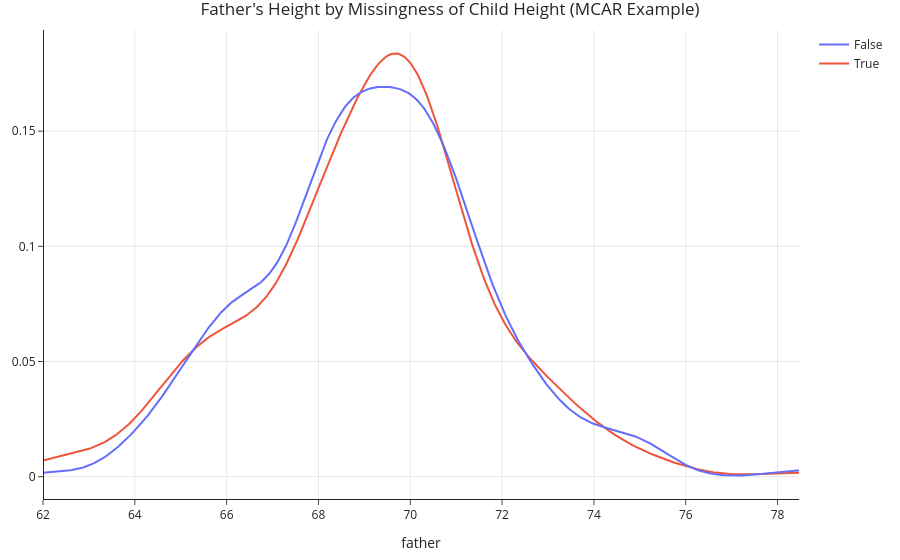

The code cell stored with this chart in its notebook:
### Markdown cell above
Since `'gender'` is categorical, we're looking at two categorical variables here. The two distributions look similar, but to make formal what we mean by similar, we'd need to run a permutation test.

### Code cell
create_kde_plotly(heights_mcar, 'child_missing', True, False, 'father', 
                  "Father's Height by Missingness of Child Height (MCAR Example)")

### Figure 1 — Plotly figure (JSON) as saved in the notebook; plotly's stock layout.template omitted (floating-point values rounded to 4 significant figures; data arrays with more than 128 entries replaced by an {"elided": "..."} marker saying what was removed)
{"data": [{"legendgroup": "True", "marker": {"color": "#ef553b"}, "mode": "lines", "name": "True", "showlegend": true, "type": "scatter", "x": {"elided": "500 float values"}, "xaxis": "x", "y": {"elided": "500 float values"}, "yaxis": "y"}, {"legendgroup": "False", "marker": {"color": "#636efb"}, "mode": "lines", "name": "False", "showlegend": true, "type": "scatter", "x": {"elided": "500 float values"}, "xaxis": "x", "y": {"elided": "500 float values"}, "yaxis": "y"}], "layout": {"barmode": "overlay", "hovermode": "closest", "legend": {"traceorder": "reversed"}, "title": {"text": "Father's Height by Missingness of Child Height (MCAR Example)"}, "xaxis": {"anchor": "y2", "domain": [0, 1], "title": {"text": "father"}, "zeroline": false}, "yaxis": {"anchor": "free", "domain": [0, 1], "position": 0}}}
